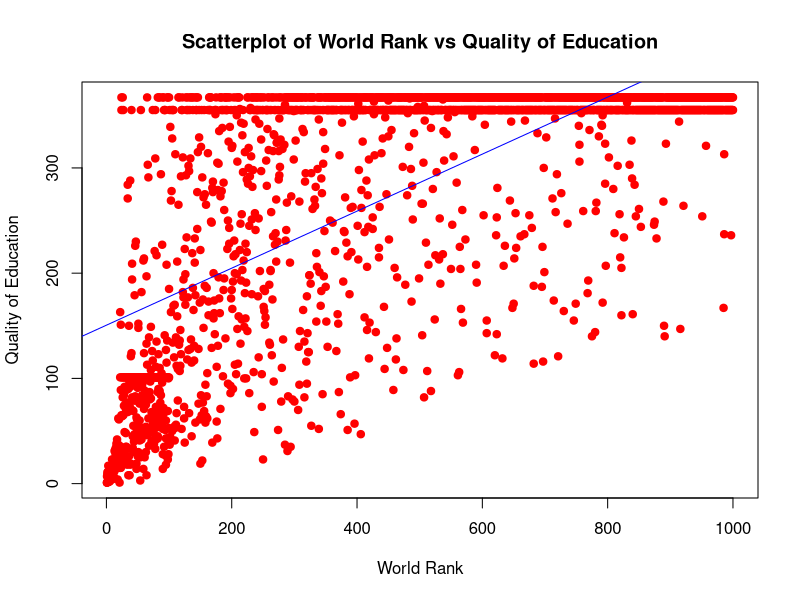
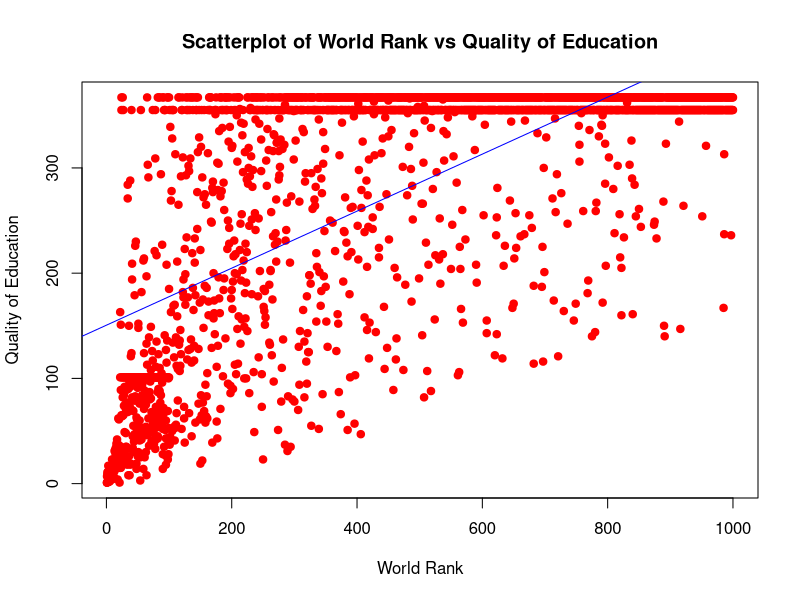

These figures' R source, in order:
# Load the cleaned data
cleaned_data <- read.csv("cleaned_data.csv")

# Scatterplot with trendline
png("scatterplot_world_rank_vs_quality.png")
plot(cleaned_data$world_rank, cleaned_data$quality_of_education, 
     main = "Scatterplot of World Rank vs Quality of Education", 
     xlab = "World Rank", ylab = "Quality of Education", col = "red", pch = 19)
abline(lm(cleaned_data$quality_of_education ~ cleaned_data$world_rank), col = "blue")
dev.off()

# Display the plot
plot(cleaned_data$world_rank, cleaned_data$quality_of_education, 
     main = "Scatterplot of World Rank vs Quality of Education", 
     xlab = "World Rank", ylab = "Quality of Education", col = "red", pch = 19)
abline(lm(cleaned_data$quality_of_education ~ cleaned_data$world_rank), col = "blue")

# Optional: Correlation matrix
cor_matrix <- cor(cleaned_data[, c("world_rank", "quality_of_education")], method = "spearman")
write.csv(cor_matrix, "correlation_matrix.csv", row.names = TRUE)